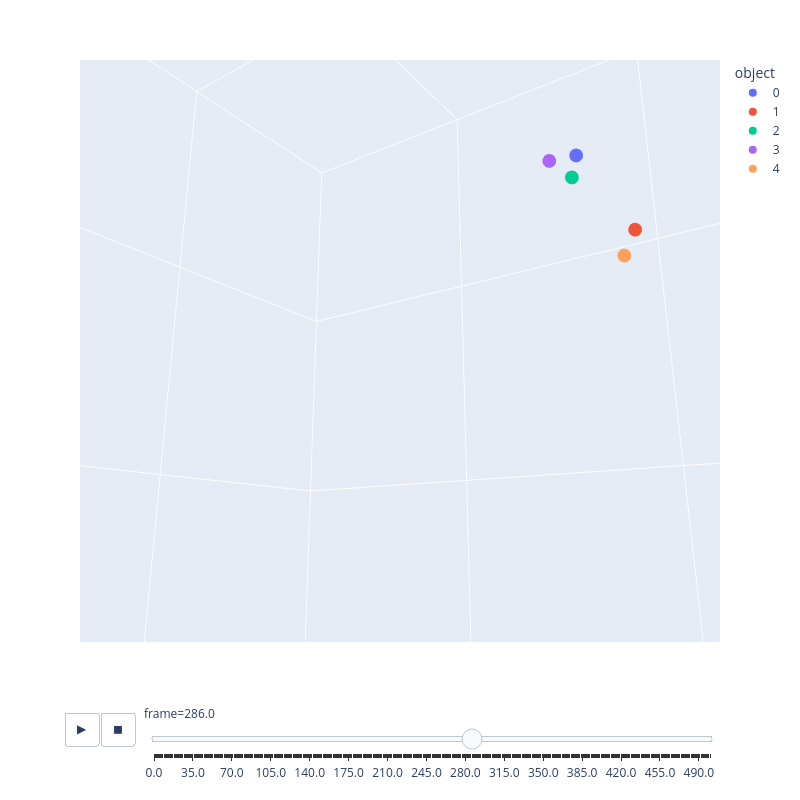

Source (notebook cell):
### Code cell
import numpy as np
import plotly.express as px
import pandas as pd

N = 5 #Number of objects
Time = 250 #Duration of the simulation
frame_skip = 50 #Number of timesteps between frames

M = 100 #Mass Multiploer [M=1, objects will have a mass between 0 and 1]
R = 100 #Intital Postition Multiplier [R=1, objects will be randomly placed in a 1x1x1 cube]
vm = 1.5 #Velocity Multiplier [vm=1, objects will have a velocity between 0 and 1 in each direction]
soft_len = 0.1 #Softening Length to prevent singularities in force calculations when objects get very close to each other
G = 1 #Gravitational Constant (set to 1 for simplicity, can be changed to real value if desired)

dt = 0.01 #Timestep
t = 0 #Intializing time
frames = [] #Setting the empty frame list
frame_num = 0 #Intializing frame number

#Setting array of objects: 
    #col 0,1,2 stores position in x,y,z directions
    #col 3 stores mass
    #col 4,5,6 stores momentum in x,y,z directions
    #col 7,8,9 stores force on the object in x,y,z directions
objects = np.zeros([N,10])

#Gives objects a random initial position, mass, and momentum
for i in range(N):
    objects[i,0:3] = R * np.array((np.random.random(),np.random.random(),np.random.random()))
    objects[i,3] = M * (1 - np.random.random()) #(1-random.random()) since random.random() returns values on the interval [0.0, 1.0)
    objects[i,4:7] = vm * objects[i,3] * np.array((np.random.random(),np.random.random(),np.random.random()))

#Main simulation loop
while t<Time:
    #Sets force equal to 0
    objects[:,7:10] = 0
    
    #Records current object position and frame
    if frame_num % frame_skip == 0:
        for i in range(N):
            frames.append((objects[i,0], objects[i,1], objects[i,2], str(i), frame_num/frame_skip))
    
    #Calculating the force between every object
    for i in range(N):
        for j in range(i+1,N):
            if i != j:
                r = objects[j,0:3] - objects[i,0:3]
                r_dot = np.dot(r,r)
                
                F = G * objects[i,3] * objects[j,3] * (r / (r_dot + soft_len**2)**1.5)
                
                objects[i,7:10] += F
                objects[j,7:10] -= F
    
    #Updating momentum
    objects[:,4:7] += objects[:,7:10] * dt
    
    #Updating Position
    for i in range(N): #Put in for loop so that mass is a scalar instead of an array of different shape from momentum. [find better solution?]
        objects[i,0:3] += (objects[i,4:7] / objects[i,3]) * dt
    
    t += dt
    frame_num += 1

#Converting saved position data into a format that px.scatter_3d can use
df = pd.DataFrame(frames, columns=['x','y','z','object','frame'])

fig = px.scatter_3d(
    df,
    x='x',
    y='y',
    z='z',
    color='object',
    animation_frame='frame',
    width=800, 
    height=800,
)

fig.layout.updatemenus[0].buttons[0].args[1]['frame']['duration'] = 10
fig.layout.updatemenus[0].buttons[0].args[1]['transition']['duration'] = 1

fig.update_layout(
    scene=dict(
        xaxis=dict(range=[-10*R, 10*R]),
        yaxis=dict(range=[-10*R, 10*R]),
        zaxis=dict(range=[-10*R, 10*R]),
        aspectmode='cube'
    )
)

fig.show()
